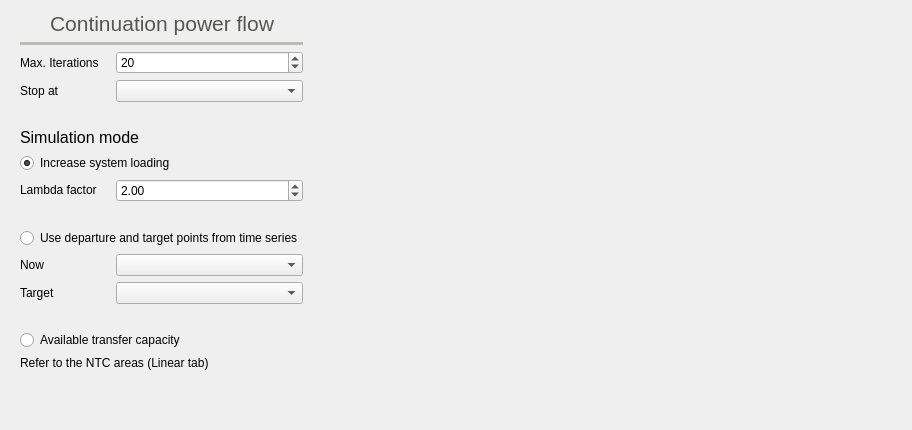
          <widget class="QWidget" name="cpf_tab">
           <property name="toolTip">
            <string>Continuation power flow settings</string>
           </property>
           <attribute name="icon">
            <iconset resource="../Icons/icons.qrc">
             <normaloff>:/Icons/icons/continuation_power_flow.png</normaloff>:/Icons/icons/continuation_power_flow.png</iconset>
           </attribute>
           <attribute name="title">
            <string>Cpf</string>
           </attribute>
           <attribute name="toolTip">
            <string>Continuation power flow related settings</string>
           </attribute>
           <layout class="QHBoxLayout" name="horizontalLayout_10">
            <item>
             <widget class="QFrame" name="frame_21">
              <property name="frameShape">
               <enum>QFrame::Shape::NoFrame</enum>
              </property>
              <property name="frameShadow">
               <enum>QFrame::Shadow::Raised</enum>
              </property>
              <layout class="QGridLayout" name="gridLayout_2">
               <property name="topMargin">
                <number>0</number>
               </property>
               <item row="2" column="1" colspan="2">
                <widget class="QSpinBox" name="vs_max_iterations_spinBox">
                 <property name="minimum">
                  <number>1</number>
                 </property>
                 <property name="maximum">
                  <number>300</number>
                 </property>
                 <property name="value">
                  <number>20</number>
                 </property>
                </widget>
               </item>
               <item row="3" column="0">
                <widget class="QLabel" name="label_8">
                 <property name="text">
                  <string>Stop at</string>
                 </property>
                </widget>
               </item>
               <item row="15" column="0" colspan="3">
                <widget class="QLabel" name="label_25">
                 <property name="text">
                  <string>Refer to the NTC areas (Linear tab)</string>
                 </property>
                </widget>
               </item>
               <item row="3" column="1" colspan="2">
                <widget class="QComboBox" name="vc_stop_at_comboBox"/>
               </item>
               <item row="8" column="1" colspan="2">
                <widget class="QDoubleSpinBox" name="alpha_doubleSpinBox">
                 <property name="minimum">
                  <double>-99.000000000000000</double>
                 </property>
                 <property name="value">
                  <double>2.000000000000000</double>
                 </property>
                </widget>
               </item>
               <item row="1" column="0" colspan="3">
                <widget class="Line" name="line_17">
                 <property name="palette">
                  <palette>
                   <active>
                    <colorrole role="WindowText">
                     <brush brushstyle="SolidPattern">
                      <color alpha="255">
                       <red>186</red>
                       <green>189</green>
                       <blue>182</blue>
                      </color>
                     </brush>
                    </colorrole>
                   </active>
                   <inactive>
                    <colorrole role="WindowText">
                     <brush brushstyle="SolidPattern">
                      <color alpha="255">
                       <red>186</red>
                       <green>189</green>
                       <blue>182</blue>
                      </color>
                     </brush>
                    </colorrole>
                   </inactive>
                   <disabled>
                    <colorrole role="WindowText">
                     <brush brushstyle="SolidPattern">
                      <color alpha="255">
                       <red>190</red>
                       <green>190</green>
                       <blue>190</blue>
                      </color>
                     </brush>
                    </colorrole>
                   </disabled>
                  </palette>
                 </property>
                 <property name="frameShadow">
                  <enum>QFrame::Shadow::Plain</enum>
                 </property>
                 <property name="lineWidth">
                  <number>4</number>
                 </property>
                 <property name="orientation">
                  <enum>Qt::Orientation::Horizontal</enum>
                 </property>
                </widget>
               </item>
               <item row="11" column="1" colspan="2">
                <widget class="QComboBox" name="vs_departure_comboBox"/>
               </item>
               <item row="9" column="0">
                <widget class="QLabel" name="label_107">
                 <property name="text">
                  <string/>
                 </property>
                </widget>
               </item>
               <item row="11" column="0">
                <widget class="QLabel" name="label_19">
                 <property name="text">
                  <string>Now</string>
                 </property>
                </widget>
               </item>
               <item row="10" column="0" colspan="3">
                <widget class="QRadioButton" name="start_vs_from_selected_radioButton">
                 <property name="text">
                  <string>Use departure and target points from time series</string>
                 </property>
                </widget>
               </item>
               <item row="12" column="1" colspan="2">
                <widget class="QComboBox" name="vs_target_comboBox"/>
               </item>
               <item row="14" column="0" colspan="3">
                <widget class="QRadioButton" name="atcRadioButton">
                 <property name="text">
                  <string>Available transfer capacity</string>
                 </property>
                </widget>
               </item>
               <item row="4" column="0">
                <widget class="QLabel" name="label_106">
                 <property name="text">
                  <string/>
                 </property>
                </widget>
               </item>
               <item row="8" column="0">
                <widget class="QLabel" name="label_18">
                 <property name="text">
                  <string>&lt;html&gt;&lt;head/&gt;&lt;body&gt;&lt;p&gt;Lambda factor&lt;/p&gt;&lt;/body&gt;&lt;/html&gt;</string>
                 </property>
                </widget>
               </item>
               <item row="2" column="0">
                <widget class="QLabel" name="label_29">
                 <property name="text">
                  <string>Max. Iterations</string>
                 </property>
                </widget>
               </item>
               <item row="12" column="0">
                <widget class="QLabel" name="label_20">
                 <property name="text">
                  <string>Target</string>
                 </property>
                </widget>
               </item>
               <item row="13" column="0">
                <widget class="QLabel" name="label_108">
                 <property name="text">
                  <string/>
                 </property>
                </widget>
               </item>
               <item row="0" column="0" colspan="3">
                <widget class="QFrame" name="frame_44">
                 <property name="frameShape">
                  <enum>QFrame::Shape::NoFrame</enum>
                 </property>
                 <property name="frameShadow">
                  <enum>QFrame::Shadow::Raised</enum>
                 </property>
                 <layout class="QHBoxLayout" name="horizontalLayout_16">
                  <property name="leftMargin">
                   <number>0</number>
                  </property>
                  <property name="topMargin">
                   <number>0</number>
                  </property>
                  <property name="rightMargin">
                   <number>0</number>
                  </property>
                  <property name="bottomMargin">
                   <number>0</number>
                  </property>
                  <item>
                   <widget class="QLabel" name="label_74">
                    <property name="minimumSize">
                     <size>
                      <width>24</width>
                      <height>24</height>
                     </size>
                    </property>
                    <property name="maximumSize">
                     <size>
                      <width>24</width>
                      <height>24</height>
                     </size>
                    </property>
                    <property name="text">
                     <string/>
                    </property>
                    <property name="pixmap">
                     <pixmap resource="../Icons/icons.qrc">:/Icons/icons/continuation_power_flow.png</pixmap>
                    </property>
                    <property name="scaledContents">
                     <bool>true</bool>
                    </property>
                   </widget>
                  </item>
                  <item>
                   <widget class="QLabel" name="label_46">
                    <property name="palette">
                     <palette>
                      <active>
                       <colorrole role="WindowText">
                        <brush brushstyle="SolidPattern">
                         <color alpha="255">
                          <red>85</red>
                          <green>87</green>
                          <blue>83</blue>
                         </color>
                        </brush>
                       </colorrole>
                      </active>
                      <inactive>
                       <colorrole role="WindowText">
                        <brush brushstyle="SolidPattern">
                         <color alpha="255">
                          <red>85</red>
                          <green>87</green>
                          <blue>83</blue>
                         </color>
                        </brush>
                       </colorrole>
                      </inactive>
                      <disabled>
                       <colorrole role="WindowText">
                        <brush brushstyle="SolidPattern">
                         <color alpha="255">
                          <red>190</red>
                          <green>190</green>
                          <blue>190</blue>
                         </color>
                        </brush>
                       </colorrole>
                      </disabled>
                     </palette>
                    </property>
                    <property name="font">
                     <font>
                      <pointsize>16</pointsize>
                     </font>
                    </property>
                    <property name="text">
                     <string>Continuation power flow</string>
                    </property>
                    <property name="alignment">
                     <set>Qt::AlignmentFlag::AlignBottom|Qt::AlignmentFlag::AlignLeading|Qt::AlignmentFlag::AlignLeft</set>
                    </property>
                   </widget>
                  </item>
                 </layout>
                </widget>
               </item>
               <item row="5" column="0" colspan="3">
                <widget class="QLabel" name="label_67">
                 <property name="font">
                  <font>
                   <pointsize>12</pointsize>
                  </font>
                 </property>
                 <property name="text">
                  <string>Simulation mode</string>
                 </property>
                </widget>
               </item>
               <item row="7" column="0" colspan="3">
                <widget class="QRadioButton" name="start_vs_from_default_radioButton">
                 <property name="text">
                  <string>Increase system loading</string>
                 </property>
                 <property name="checked">
                  <bool>true</bool>
                 </property>
                </widget>
               </item>
               <item row="16" column="0" colspan="3">
                <spacer name="verticalSpacer_7">
                 <property name="orientation">
                  <enum>Qt::Orientation::Vertical</enum>
                 </property>
                 <property name="sizeHint" stdset="0">
                  <size>
                   <width>20</width>
                   <height>40</height>
                  </size>
                 </property>
                </spacer>
               </item>
              </layout>
             </widget>
            </item>
            <item>
             <spacer name="horizontalSpacer_24">
              <property name="orientation">
               <enum>Qt::Orientation::Horizontal</enum>
              </property>
              <property name="sizeHint" stdset="0">
               <size>
                <width>589</width>
                <height>20</height>
               </size>
              </property>
             </spacer>
            </item>
           </layout>
          </widget>
